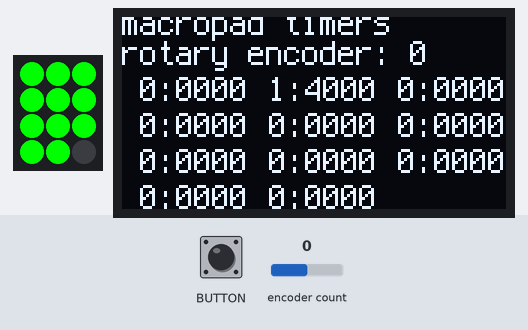
Recording of a program running on a simulated Adafruit MacroPad running CircuitPython. Parts: 3×4 RGB LED matrix, 128×64 one-colour display. The inputs (shaded band) are chosen by the test bench; at power-on: encoder count 0. Dim RGB values are drawn brighter than linear; USB keyboard and mouse output is not drawn; the clock reads 2024-03-15 10:24:30 at power-on unless the program sets it; what the program prints to the serial console is not drawn.

Above: at 1.2 s.
1.3 s: encoder button pressed for 0.15 s
At 2.6 s:
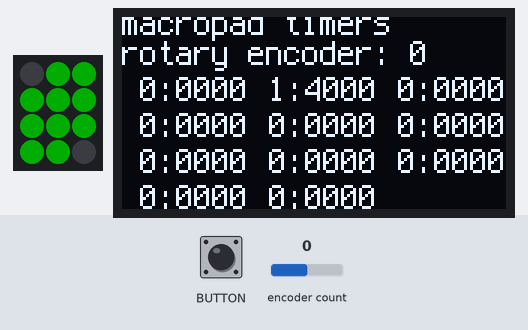
3.5 s: encoder count set to 1
At 4.8 s:
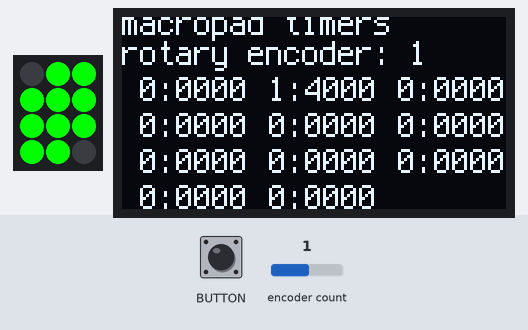
5.5 s: encoder button pressed for 1 s
At 7.6 s:
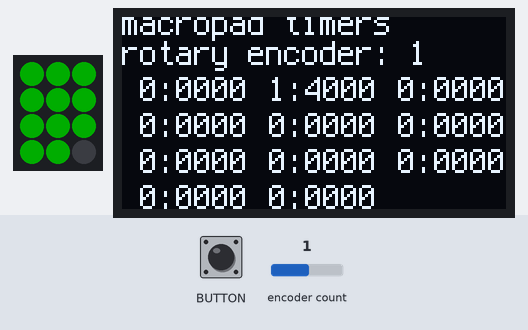
8.0 s: encoder count set to 2
At 8.8 s:
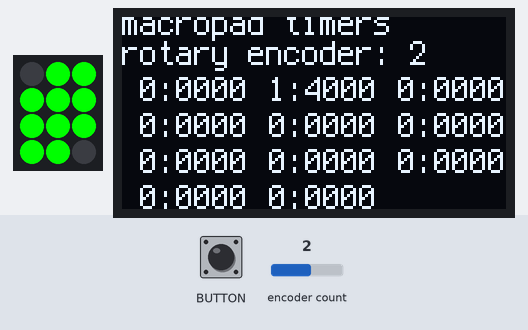
10.5 s: encoder count set to 3
At 11.8 s:
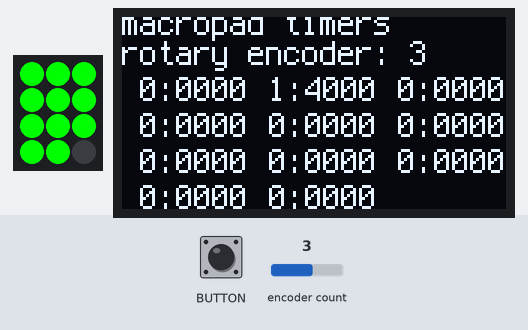
Timing chart, 0 to 13.5 s (numbered marks = the images above; inputs shaded):
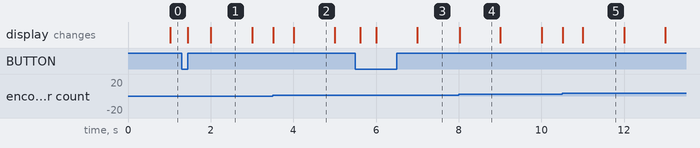

Measured:
- after the input at 3.5 s, the display: first changes at once (image 2 shows a later state)
- after the input at 8.0 s, the display: changes at once (image 4)
- after the input at 10.5 s, the display: first changes at once (image 5 shows a later state)
- what the display in image 1 shows lasts 1.0 s, from 2.0 s to 3.0 s

The program:

code_test.py
```python
import time
import board
import displayio
import terminalio
from adafruit_display_text import label  # display
from adafruit_macropad import MacroPad   # tone
from rainbowio import colorwheel


macropad = MacroPad()

# turn off pixels
for i in range(len(macropad.pixels)):
    macropad.pixels[i] = 0x000000
macropad.pixels.brightness = 1.0

# for display
# set up (empty) text areas in a text_group
DISPLAY_WIDTH = 128
DISPLAY_HEIGHT = 64
text_areas = []
y = -4
ydelta = 18

index_line1 = len(text_areas)
ta = label.Label(terminalio.FONT, text="")
ta.anchor_point = (0.0, 0.0)
ta.anchored_position = (0, y)
text_areas.append(ta)
y = y + ydelta

index_line2 = len(text_areas)
ta = label.Label(terminalio.FONT, text="")
ta.anchor_point = (0.0, 0.0)
ta.anchored_position = (0, y-8)
text_areas.append(ta)
y = y + ydelta

index_line3 = len(text_areas)
ta = label.Label(terminalio.FONT, text="")
ta.anchor_point = (0.0, 0.0)
ta.anchored_position = (0, y)
text_areas.append(ta)
y = y + ydelta

index_line4 = len(text_areas)
ta = label.Label(terminalio.FONT, text="")
ta.anchor_point = (0.0, 0.0)
ta.anchored_position = (0, y)
text_areas.append(ta)
y = y + ydelta

y = ydelta
index_keys = len(text_areas)
b = 0.0
for row in range(4):
    a = 0.0
    x = 0
    for col in range(3):
        ta = label.Label(terminalio.FONT, text="")
        ta.anchor_point = (a, b)
        ta.anchored_position = (x, y)
        text_areas.append(ta)
        a = a + 0.5
        x = x + DISPLAY_WIDTH / 2
    b = b + 0.5
    y = y + ydelta

text_group = displayio.Group()
for ta in text_areas:
    text_group.append(ta)

text_areas[index_line1].text = "macropad timers"
board.DISPLAY.show(text_group)


# Macropad Buttons
def encoder_pressed():
    global macropad
    result = False
    if macropad.encoder_switch:
        result = True
    return result

encoder_pressed_count = 0
def encoder_long_pressed():
    global macropad
    global encoder_pressed_count
    result = False
    if macropad.encoder_switch:
        encoder_pressed_count = encoder_pressed_count + 1
        if encoder_pressed_count > 200: # 200 x 0.01 = 2 seconds
            result = True
            encoder_pressed_count = 0
    else:
        encoder_pressed_count = 0
    return result

def key_pressed(index):
    global macropad
    result = False
    event = macropad.keys.events.get()
    if event:
        if event.pressed and event.key_number == index:
            result = True
    return result

key_pressed_index = -1
key_pressed_count = 0
def key_long_pressed(index):
    # TODO: will macropad event stay active when pressed and held, or is it edge triggered?
    global macropad
    global key_pressed_index
    global key_pressed_count
    result = False
    event = macropad.keys.events.get()
    if event:
        if event.pressed and event.key_number == index:
            if index == key_pressed_index:
                key_pressed_count = key_pressed_count + 1
                if key_pressed_count > 200: # 200 x 0.01 = 2 seconds
                    result = True
                    key_pressed_count = 0
            else:
                key_pressed_index = index
                key_pressed_count = 0
            result = True
        else:
            key_pressed_index = -1
            key_pressed_count = 0
    return result

# Macropad Encoder
encoder_value = 0
def encoder_position():
    global macropad
    return macropad.encoder

# Macropad sound
def sound_play():
    global macropad
    macropad.play_tone(1319, 0.1)
    macropad.play_tone(988, 0.1)

# Macropad display and lights
def timers_display():
    global timers
    global text_areas
    global index_keys
    current = time.time()
    for i, t in enumerate(timers):
        M = (t.current // 100) // 60
        s = (t.current // 100) % 60
        m = t.current % 100
        text_areas[index_keys+i].text = f'{M:2}:{s:02}{m:02}'
        # https://forums.blinkstick.com/t/blinkstick-led-tips-info/406/2
        color_value = 0x000000
        if t.color == "G":
            color_value = 0x00FF00
        if t.color == "Y":
            color_value = 0xFFFF00
        if t.color == "O":
            color_value = 0xFFCC33
        if t.color == "R":
            color_value = 0xFF0000
        macropad.pixels[i] = color_value

        # process blink
        if t.blink == ".":
            if (current - t.blink_last) > 0.1:
                t.blink_on = not t.blink_on
                if not t.blink_on:
                    macropad.pixels[i] = 0x000000
            t.blink_last = current


def timers_dim(dim):
    if dim:
        macropad.pixels.brightness = 0.2
    else:
        macropad.pixels.brightness = 1.0

# Timer core logic
timers = []

class Timer():
    delta = 1
    start = 0
    current = 0
    running = False
    paused = False
    color = "G"
    blink = "_"
    blink_on = False
    blink_last = 0
    sound = False

def timer_add(start, delta, sound=False):
    global timers
    t = Timer()
    t.start = 0
    t.current = 0
    t.running = False
    t.paused = True
    t.delta = delta
    if delta < 0:
        t.start = start
        t.current = start
    timers.append(t)

# TODO: add Timer stuff here


# DEBUG
timer_add(start=0, delta=1)
timer_add(start=10000, delta=-1)
timer_add(start=0, delta=1)
timer_add(start=0, delta=1)
timer_add(start=0, delta=1)
timer_add(start=0, delta=1)
timer_add(start=0, delta=1)
timer_add(start=0, delta=1)
timer_add(start=0, delta=1)
timer_add(start=0, delta=1)
timer_add(start=0, delta=1)
timers[0].blink = "."

# loop
last = time.time()
last_position = None
while True:
    current = time.time()
    #if (current - last) > 1:
    if (current - last) > 0.01:
        last = current
        # timers_update()
        timers_display()
        # timers_show()
        # check_menu()


    # TEST encoder position
    position = encoder_position()
    if last_position is None or position != last_position:
        last_position = position
        text_areas[index_line2].text = "rotary encoder: " + str(position)
        timers_dim(dim=False)

    # # TEST encoder press
    # if encoder_pressed():
    #     print("Encoder pressed")
    #     # TEST sound
    #     sound_play()

    # TEST encoder long press
    if encoder_long_pressed():
        print("Encoder long pressed")
        # TEST dim
        timers_dim(dim=True)

    # # check all keys, print KEYn if presses
    # for i in range(12):
    #     # TEST key press
    #     if key_pressed(i):
    #         text_areas[index_keys + i].text = "key" + str(i + 1)
    #     else:
    #         text_areas[index_keys + i].text = ""

    #     # TEST key long press
    #     if key_long_pressed(i):
    #         text_areas[index_keys + i].text = "KEY" + str(i + 1)
    #     else:
    #         text_areas[index_keys + i].text = ""
```
